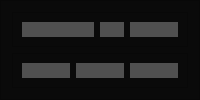
        <widget class="QFrame" name="frame_3">
         <property name="sizePolicy">
          <sizepolicy hsizetype="Preferred" vsizetype="Preferred">
           <horstretch>0</horstretch>
           <verstretch>2</verstretch>
          </sizepolicy>
         </property>
         <property name="styleSheet">
          <string notr="true">background-color:rgb(10, 10, 10)</string>
         </property>
         <property name="frameShape">
          <enum>QFrame::StyledPanel</enum>
         </property>
         <property name="frameShadow">
          <enum>QFrame::Raised</enum>
         </property>
         <layout class="QVBoxLayout" name="verticalLayout_4">
          <item>
           <widget class="QFrame" name="frame_15">
            <property name="styleSheet">
             <string notr="true"/>
            </property>
            <property name="frameShape">
             <enum>QFrame::StyledPanel</enum>
            </property>
            <property name="frameShadow">
             <enum>QFrame::Raised</enum>
            </property>
            <layout class="QGridLayout" name="gridLayout">
             <item row="0" column="0">
              <widget class="QWidget" name="widget" native="true">
               <property name="sizePolicy">
                <sizepolicy hsizetype="Preferred" vsizetype="Preferred">
                 <horstretch>3</horstretch>
                 <verstretch>0</verstretch>
                </sizepolicy>
               </property>
               <property name="styleSheet">
                <string notr="true">background-color:rgb(80, 80, 80)</string>
               </property>
              </widget>
             </item>
             <item row="0" column="1">
              <widget class="QWidget" name="widget_4" native="true">
               <property name="sizePolicy">
                <sizepolicy hsizetype="Preferred" vsizetype="Preferred">
                 <horstretch>1</horstretch>
                 <verstretch>0</verstretch>
                </sizepolicy>
               </property>
               <property name="styleSheet">
                <string notr="true">background-color:rgb(80, 80, 80)</string>
               </property>
              </widget>
             </item>
             <item row="0" column="2">
              <widget class="QWidget" name="widget_2" native="true">
               <property name="sizePolicy">
                <sizepolicy hsizetype="Preferred" vsizetype="Preferred">
                 <horstretch>2</horstretch>
                 <verstretch>0</verstretch>
                </sizepolicy>
               </property>
               <property name="styleSheet">
                <string notr="true">background-color:rgb(80, 80, 80)</string>
               </property>
              </widget>
             </item>
            </layout>
           </widget>
          </item>
          <item>
           <widget class="QFrame" name="frame_14">
            <property name="styleSheet">
             <string notr="true">)</string>
            </property>
            <property name="frameShape">
             <enum>QFrame::StyledPanel</enum>
            </property>
            <property name="frameShadow">
             <enum>QFrame::Raised</enum>
            </property>
            <layout class="QGridLayout" name="gridLayout_6">
             <item row="0" column="0">
              <widget class="QWidget" name="widget_7" native="true">
               <property name="sizePolicy">
                <sizepolicy hsizetype="Preferred" vsizetype="Preferred">
                 <horstretch>2</horstretch>
                 <verstretch>0</verstretch>
                </sizepolicy>
               </property>
               <property name="styleSheet">
                <string notr="true">background-color:rgb(80, 80, 80)</string>
               </property>
              </widget>
             </item>
             <item row="0" column="1">
              <widget class="QWidget" name="widget_1" native="true">
               <property name="sizePolicy">
                <sizepolicy hsizetype="Preferred" vsizetype="Preferred">
                 <horstretch>2</horstretch>
                 <verstretch>0</verstretch>
                </sizepolicy>
               </property>
               <property name="styleSheet">
                <string notr="true">background-color:rgb(80, 80, 80)</string>
               </property>
              </widget>
             </item>
             <item row="0" column="2">
              <widget class="QWidget" name="widget_3" native="true">
               <property name="sizePolicy">
                <sizepolicy hsizetype="Preferred" vsizetype="Preferred">
                 <horstretch>2</horstretch>
                 <verstretch>0</verstretch>
                </sizepolicy>
               </property>
               <property name="styleSheet">
                <string notr="true">background-color:rgb(80, 80, 80)</string>
               </property>
              </widget>
             </item>
            </layout>
           </widget>
          </item>
         </layout>
        </widget>
